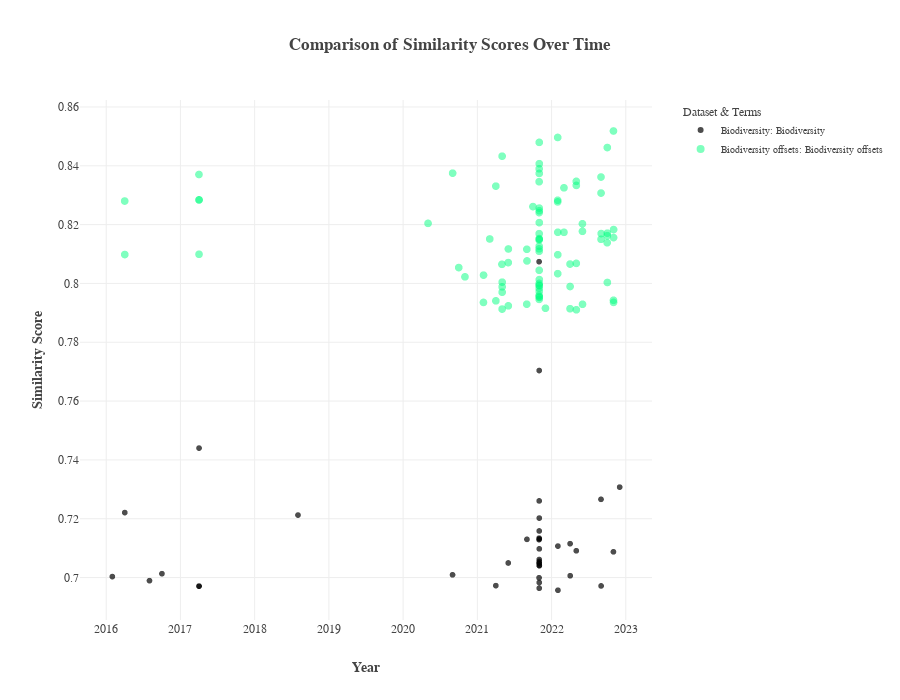

The code cell stored with this chart in its notebook:
### Code cell
# for comparing the same data at different granularities
scatterplot_compare_terms_jitter(biodiversity,biodiversity_offsets,'Biodiversity', 'Biodiversity offsets')
